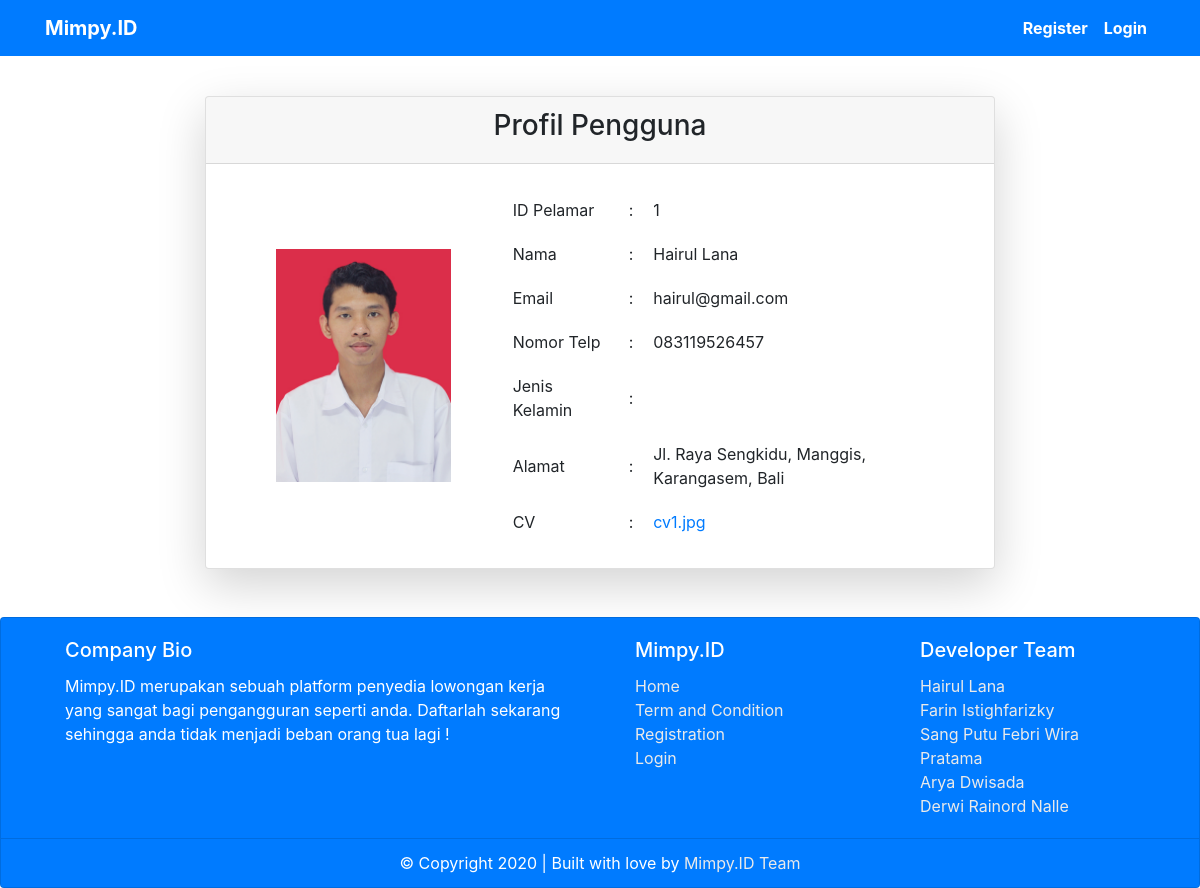
/pelamar.php?id=1, run on the app's committed database.
### tables this page shows
CREATE TABLE `pelamar` (
  `id` int(11) NOT NULL,
  `nama` varchar(50) NOT NULL,
  `email` varchar(50) NOT NULL,
  `telp` varchar(20) NOT NULL,
  `gender` varchar(10) NOT NULL,
  `alamat` varchar(100) NOT NULL,
  `foto` text NOT NULL,
  `cv` text NOT NULL,
  `password` varchar(255) NOT NULL
);

### pelamar.php (the view, shortened to what this page needs)
<?php
require "db.php";
$id = $_GET["id"];
$pelamar = mysqli_fetch_assoc(mysqli_query($db,"SELECT * from pelamar where id = $id"));
?>
<!DOCTYPE html>
<html lang="en">
<head>
    <?php require "headtags.php" ?>
</head>
<body>
    <?php require "navbar.php" ?>
    <div class="row">
        <div class="col-md-8 offset-md-2">
            <div class="card shadow-lg mt-5">
                <div class="card-header">
                    <h3 class="text-center">Profil Pengguna</h3>
                </div>
                <div class="card-body ml-4 p-4">
                    <div class="row">
                        <div class="col-md-4 text-center my-auto">
                            <img src="assets/pelamar/<?= $pelamar['foto']?>" class="img-fluid" style="max-width:80%;height:auto" alt="">
                        </div>
                        <div class="col-md-8">
                            <table cellpadding=10px>
                                <tr>
                                    <td>ID Pelamar</td>
                                    <td>:</td>
                                    <td><?= $pelamar["id"] ?></td>
                                </tr>
                                <tr>
                                    <td>Nama</td>
                                    <td>:</td>
                                    <td><?= $pelamar["nama"] ?></td>
                                </tr>
                                <tr>
                                    <td>Email</td>
                                    <td>:</td>
                                    <td><?= $pelamar["email"] ?></td>
                                </tr>
                                <tr>
                                    <td>Nomor Telp</td>
                                    <td>:</td>
                                    <td><?= $pelamar["telp"] ?></td>
                                </tr>
                                <tr>
                                    <td>Jenis Kelamin</td>
                                    <td>:</td>
                                    <td><?= $pelamar["gender"] ?></td>
                                </tr>
                                <tr>
                                    <td>Alamat</td>
                                    <td>:</td>
                                    <td><?= $pelamar["alamat"] ?></td>
                                </tr>
                                    <td>CV</td>
                                    <td>:</td>
                                    <td><a href="assets/cv/<?= $pelamar['cv'] ?>"><?= $pelamar['cv'] ?></a></td>
                            </table>
                        </div>
                    </div>
                </div>
            </div>
        </div>
    </div>
    <?php require "footer.php" ?>
</body>
</html>

### data on the page
pelamar: foto (picture), id "1", nama "Hairul Lana", email "hairul@gmail.com", telp "083119526457", alamat "Jl. Raya Sengkidu, Manggis, Karangasem, Bali", cv "cv1.jpg"
